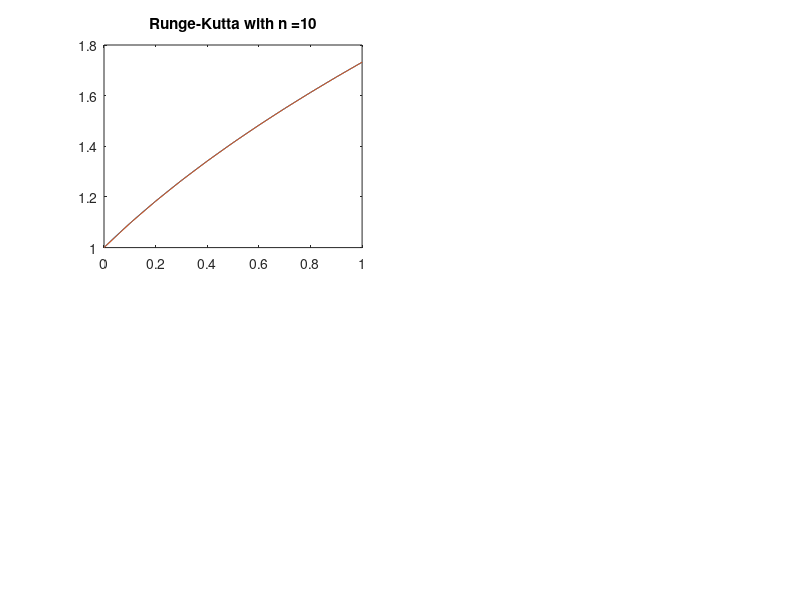

This figure's MATLAB source: (Note: this script raises an error after producing the figure.)
clear;
left = 0; right = 1;
f = @(x,y)y - 2*x/y; y0 = 1;
n_lst = [10, 20, 100 ,1000];
g = @(x)sqrt(2*x+1);
X = left:(right - left)/50:right;
Y = [];
for i = 1:length(X)
    Y(i) = g(X(i));
end

for tp=1:length(n_lst)
    n = n_lst(tp); h = (right-left)/n;
    t = left; w = y0; A = [y0];
    for i=1:n
        K1 = h*f(t,w);
        K2 = h*f(t+h/2,w+K1/2);
        K3 = h*f(t+h/2,w+K2/2);
        K4 = h*f(t+h,w+K3);
        w = w + (K1 + 2*K2 +2*K3 + K4)/6;
        t = t + h;
        A(i+1) = w;
    end
    fprintf('%d %.12f\n',n,g(1)-A(n+1))
    subplot(2,2,tp);
    plot(X,Y,left:(right-left)/n:right,A);
    title(['Runge-Kutta with n =' num2str(n)])
    legend('Initial Function','Runge-Kutta',2)
end



